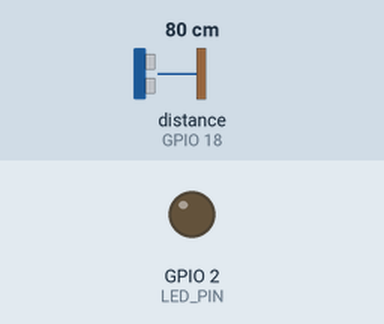
Simulated run of this sketch. Board: ESP32. Parts: output pins drawn as LEDs (lit = HIGH). The test bench sets the inputs (shaded band); at power-on: distance to the obstacle (sensor on GPIO 18) 80 cm. The echo pulse lasts 58.3 µs per cm; WiFi joins after 1.5 s; servers stay silent unless stated; uploads are accepted with an empty reply; random numbers use the default seed unless the sketch sets one; pins used as bus, display or sensor lines are not drawn; what the sketch prints to the serial monitor is not drawn.

Above: at 16.8 s.
At 31.1 s:
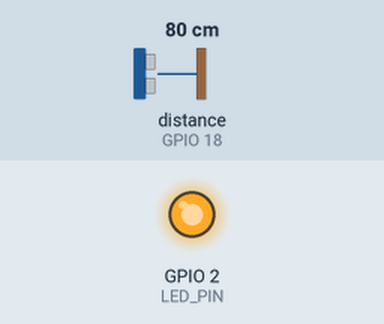
Timing chart, 0 to 43.3 s (numbered marks = the images above):
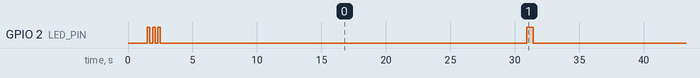

The sketch:

esp32_sensor_simple.ino
```cpp
/*
 * ESP32 Smart Waste Sensor - Simple Version
 *
 * Easy to configure and deploy
 *
 * Hardware: ESP32 + HC-SR04 Ultrasonic Sensor
 *
 * Configuration Steps:
 * 1. Update WiFi credentials
 * 2. Update sensor ID and bin ID
 * 3. Update bin coordinates
 * 4. Upload to ESP32
 */

#include <WiFi.h>
#include <HTTPClient.h>
#include <ArduinoJson.h>

// ===== CONFIGURATION - UPDATE THESE VALUES =====
const char* ssid = "YOUR_WIFI_SSID";           // Your WiFi name
const char* password = "YOUR_WIFI_PASSWORD";   // Your WiFi password
const char* server_url = "http://172.20.10.6:8000";  // Your Django server IP
String sensorId = "ESP32_SENSOR_001";         // Unique sensor ID
String binId = "BIN001";                      // Bin ID this sensor monitors
float binLatitude = 4.0725;                   // Bin latitude
float binLongitude = 9.7634;                  // Bin longitude
// ===============================================

// Hardware pins
const int TRIG_PIN = 5;
const int ECHO_PIN = 18;
const int LED_PIN = 2;

// Timing
const unsigned long SEND_INTERVAL = 30000; // Send every 30 seconds

unsigned long lastSendTime = 0;

void setup() {
  Serial.begin(115200);
  Serial.println("🚀 ESP32 Smart Waste Sensor Starting...");

  pinMode(TRIG_PIN, OUTPUT);
  pinMode(ECHO_PIN, INPUT);
  pinMode(LED_PIN, OUTPUT);

  connectToWiFi();
  blinkLED(3, 200);
  Serial.println("✅ Setup completed!");
}

void loop() {
  if (WiFi.status() != WL_CONNECTED) {
    connectToWiFi();
    return;
  }

  if (millis() - lastSendTime >= SEND_INTERVAL) {
    sendSensorData();
    lastSendTime = millis();
  }

  delay(1000);
}

void connectToWiFi() {
  Serial.print("📡 Connecting to WiFi...");
  WiFi.begin(ssid, password);

  while (WiFi.status() != WL_CONNECTED) {
    delay(500);
    Serial.print(".");
  }

  Serial.println();
  Serial.println("✅ WiFi connected!");
  Serial.print("📡 IP: ");
  Serial.println(WiFi.localIP());
}

float readFillLevel() {
  digitalWrite(TRIG_PIN, LOW);
  delayMicroseconds(2);
  digitalWrite(TRIG_PIN, HIGH);
  delayMicroseconds(10);
  digitalWrite(TRIG_PIN, LOW);

  long duration = pulseIn(ECHO_PIN, HIGH);
  float distance = duration * 0.034 / 2;

  // Convert distance to fill level (0-100%)
  float fillLevel = 0;
  if (distance >= 200) fillLevel = 0;      // Empty
  else if (distance <= 5) fillLevel = 100;  // Full
  else fillLevel = ((200 - distance) / 195.0) * 100;

  fillLevel = constrain(fillLevel, 0, 100);

  Serial.print("📏 Fill Level: ");
  Serial.print(fillLevel);
  Serial.println("%");

  return fillLevel;
}

void sendSensorData() {
  Serial.println("📤 Sending sensor data...");

  float fillLevel = readFillLevel();
  int signalStrength = WiFi.RSSI();

  // Create JSON payload
  DynamicJsonDocument doc(512);
  doc["sensor_id"] = sensorId;
  doc["bin_id"] = binId;
  doc["fill_level"] = fillLevel;
  doc["latitude"] = binLatitude;
  doc["longitude"] = binLongitude;
  doc["organic_percentage"] = random(30, 60);
  doc["plastic_percentage"] = random(20, 40);
  doc["metal_percentage"] = random(10, 30);
  doc["sensor_status"] = "ONLINE";
  doc["battery_level"] = random(80, 100);
  doc["signal_strength"] = signalStrength;
  doc["temperature"] = random(20, 35);
  doc["humidity"] = random(40, 80);

  String jsonString;
  serializeJson(doc, jsonString);

  // Send HTTP POST
  HTTPClient http;
  String url = String(server_url) + "/api/sensor-data/";

  http.begin(url);
  http.addHeader("Content-Type", "application/json");

  int httpResponseCode = http.POST(jsonString);

  if (httpResponseCode > 0) {
    Serial.print("✅ Success! Response: ");
    Serial.println(httpResponseCode);
    blinkLED(1, 500);
  } else {
    Serial.print("❌ Error: ");
    Serial.println(httpResponseCode);
    blinkLED(2, 200);
  }

  http.end();
}

void blinkLED(int times, int delayMs) {
  for (int i = 0; i < times; i++) {
    digitalWrite(LED_PIN, HIGH);
    delay(delayMs);
    digitalWrite(LED_PIN, LOW);
    delay(delayMs);
  }
}
```

Measured:
- by itself, GPIO 2 (LED_PIN): goes LOW 0.20 s, HIGH 0.20 s, LOW 0.20 s, HIGH 0.20 s, 4 × (LOW 28.4 s, HIGH 0.50 s), then LOW
